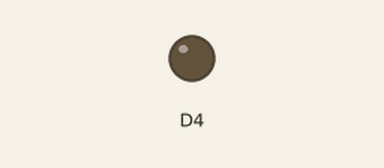
The sketch below on a simulated ESP8266 (NodeMCU). Shown: output pins drawn as LEDs (lit = HIGH). WiFi joins after 1.5 s; servers stay silent unless stated; what the sketch prints to the serial monitor is not drawn.

Above: at 2.0 s.
At 6.5 s:
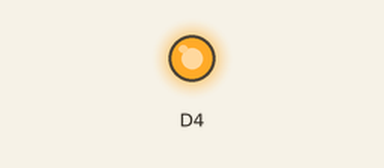
Timing chart, 0 to 8.4 s (numbered marks = the images above):
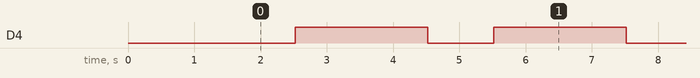

Measured:
- by itself, D4: alternates HIGH for 2.0 s and LOW for 1.0 s

The sketch:

Pratica_3_-_OTA.ino
```cpp
#include <ESP8266WiFi.h> // Importa a Biblioteca ESP8266WiFi

#include <ESP8266mDNS.h>
#include <ArduinoOTA.h>


//defines - mapeamento de pinos do NodeMCU
#define D0    16
#define D1    5
#define D2    4
#define D3    0
#define D4    2
#define D5    14
#define D6    12
#define D7    13
#define D8    15
#define D9    3
#define D10   1


// WIFI
const char* myHostname = "Vinicius"; // Nome do host na rede
const char* SSID = "IoT"; // SSID / nome da rede WI-FI que deseja se conectar
const char* PASSWORD = "teste123"; // Senha da rede WI-FI que deseja se conectar


//Prototypes"
void initSerial();
void initWiFi();
void initOTA();
void initMQTT();
void reconectWiFi();
void InitOutput(void);

/*
 *  Implementações das funções
 */
void setup()
{
    //inicializações:
    initSerial();
    initWiFi();
    initOTA();
    Serial.println("Programa carregado");
    pinMode(LED_BUILTIN, OUTPUT);     // Initialize the LED_BUILTIN pin as an output
}


//Função: inicializa comunicação serial com baudrate 115200 (para fins de monitorar no terminal serial
//        o que está acontecendo.
//Parâmetros: nenhum
//Retorno: nenhum
void initSerial()
{
    Serial.begin(115200);
}


//Função: inicializa e conecta-se na rede WI-FI desejada
//Parâmetros: nenhum
//Retorno: nenhum
void initWiFi()
{
    delay(10);
    Serial.println("------Conexao WI-FI------");
    Serial.print("Conectando-se na rede: ");
    Serial.println(SSID);
    Serial.println("Aguarde");

    reconectWiFi();
}


//Função inicializa OTA - permite carga do novo programa via Wifi
void initOTA()
{
  Serial.println();
  Serial.println("Iniciando OTA....");
  ArduinoOTA.setHostname("pratica-4"); // Define o nome da porta

  // No authentication by default
   ArduinoOTA.setPassword((const char *)"teste-ota"); // senha para carga via WiFi (OTA)
  ArduinoOTA.onStart([]() {
    Serial.println("Start");
  });
  ArduinoOTA.onEnd([]() {
    Serial.println("\nEnd");
  });
  ArduinoOTA.onProgress([](unsigned int progress, unsigned int total) {
    Serial.printf("Progress: %u%%\r", (progress / (total / 100)));
  });
  ArduinoOTA.onError([](ota_error_t error) {
    Serial.printf("Error[%u]: ", error);
    if (error == OTA_AUTH_ERROR) Serial.println("Auth Failed");
    else if (error == OTA_BEGIN_ERROR) Serial.println("Begin Failed");
    else if (error == OTA_CONNECT_ERROR) Serial.println("Connect Failed");
    else if (error == OTA_RECEIVE_ERROR) Serial.println("Receive Failed");
    else if (error == OTA_END_ERROR) Serial.println("End Failed");
  });
  ArduinoOTA.begin();
}


//Função: reconecta-se ao WiFi
//Parâmetros: nenhum
//Retorno: nenhum
void reconectWiFi()
{
    //se já está conectado a rede WI-FI, nada é feito.
    //Caso contrário, são efetuadas tentativas de conexão
    if (WiFi.status() == WL_CONNECTED)
        return;

    WiFi.hostname(myHostname); // define o nome do dispositivo na rede
                               // caso não seja definido o host assumirá o nome padrão do dispositivo
    WiFi.begin(SSID, PASSWORD); // Conecta na rede WI-FI

    while (WiFi.status() != WL_CONNECTED)
    {
        delay(100);
        Serial.print(".");
    }

    Serial.println();
    Serial.print("Conectado com sucesso na rede: ");
    Serial.print(SSID);
    Serial.println();
    Serial.print("IP obtido: ");
    Serial.print(WiFi.localIP());  // mostra o endereço IP obtido via DHCP
    Serial.println();
    Serial.print("Endereço MAC: ");
    Serial.print(WiFi.macAddress()); // mostra o endereço MAC do esp8266
}


//programa principal
void loop()
{
    reconectWiFi(); //garante funcionamento da conexão WiFi
    digitalWrite(LED_BUILTIN, LOW);   // Turn the LED on (Note that LOW is the voltage level
    // but actually the LED is on; this is because
    // it is active low on the ESP-01)
    delay(1000);                      // Wait for a second
    digitalWrite(LED_BUILTIN, HIGH);  // Turn the LED off by making the voltage HIGH
    delay(2000);                      // Wait for two seconds (to demonstrate the active low LED)

    ArduinoOTA.handle(); // keep-alive da comunicação OTA
}
```
